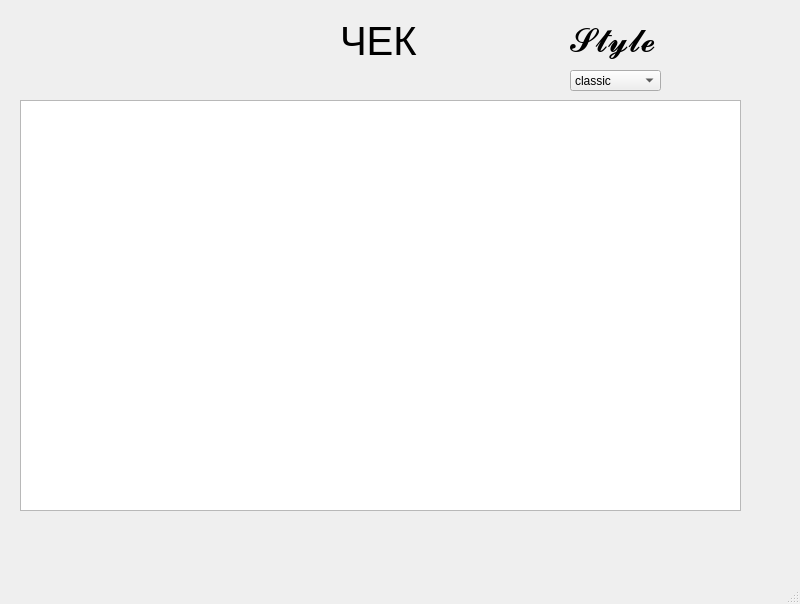
<?xml version="1.0" encoding="UTF-8"?>
<ui version="4.0">
 <class>MainWindow</class>
 <widget class="QMainWindow" name="MainWindow">
  <property name="geometry">
   <rect>
    <x>0</x>
    <y>0</y>
    <width>800</width>
    <height>604</height>
   </rect>
  </property>
  <property name="windowTitle">
   <string>MainWindow</string>
  </property>
  <widget class="QWidget" name="centralwidget">
   <widget class="QComboBox" name="style_choice">
    <property name="geometry">
     <rect>
      <x>570</x>
      <y>70</y>
      <width>91</width>
      <height>21</height>
     </rect>
    </property>
    <item>
     <property name="text">
      <string>classic</string>
     </property>
    </item>
    <item>
     <property name="text">
      <string>unusual</string>
     </property>
    </item>
    <item>
     <property name="text">
      <string>retro</string>
     </property>
    </item>
   </widget>
   <widget class="QLabel" name="label">
    <property name="geometry">
     <rect>
      <x>340</x>
      <y>0</y>
      <width>81</width>
      <height>81</height>
     </rect>
    </property>
    <property name="font">
     <font>
      <pointsize>30</pointsize>
     </font>
    </property>
    <property name="text">
     <string>ЧЕК</string>
    </property>
   </widget>
   <widget class="QLabel" name="label_2">
    <property name="geometry">
     <rect>
      <x>570</x>
      <y>20</y>
      <width>101</width>
      <height>41</height>
     </rect>
    </property>
    <property name="font">
     <font>
      <pointsize>25</pointsize>
     </font>
    </property>
    <property name="text">
     <string>𝓢𝓽𝔂𝓵𝓮</string>
    </property>
   </widget>
   <widget class="QPlainTextEdit" name="receipt">
    <property name="geometry">
     <rect>
      <x>20</x>
      <y>100</y>
      <width>721</width>
      <height>411</height>
     </rect>
    </property>
    <property name="font">
     <font>
      <pointsize>23</pointsize>
      <weight>75</weight>
      <bold>true</bold>
     </font>
    </property>
   </widget>
  </widget>
  <widget class="QMenuBar" name="menubar">
   <property name="geometry">
    <rect>
     <x>0</x>
     <y>0</y>
     <width>800</width>
     <height>21</height>
    </rect>
   </property>
  </widget>
  <widget class="QStatusBar" name="statusbar">
   <property name="minimumSize">
    <size>
     <width>0</width>
     <height>30</height>
    </size>
   </property>
   <property name="baseSize">
    <size>
     <width>0</width>
     <height>0</height>
    </size>
   </property>
   <property name="font">
    <font>
     <pointsize>13</pointsize>
     <weight>75</weight>
     <bold>true</bold>
    </font>
   </property>
  </widget>
 </widget>
 <resources/>
 <connections/>
</ui>
